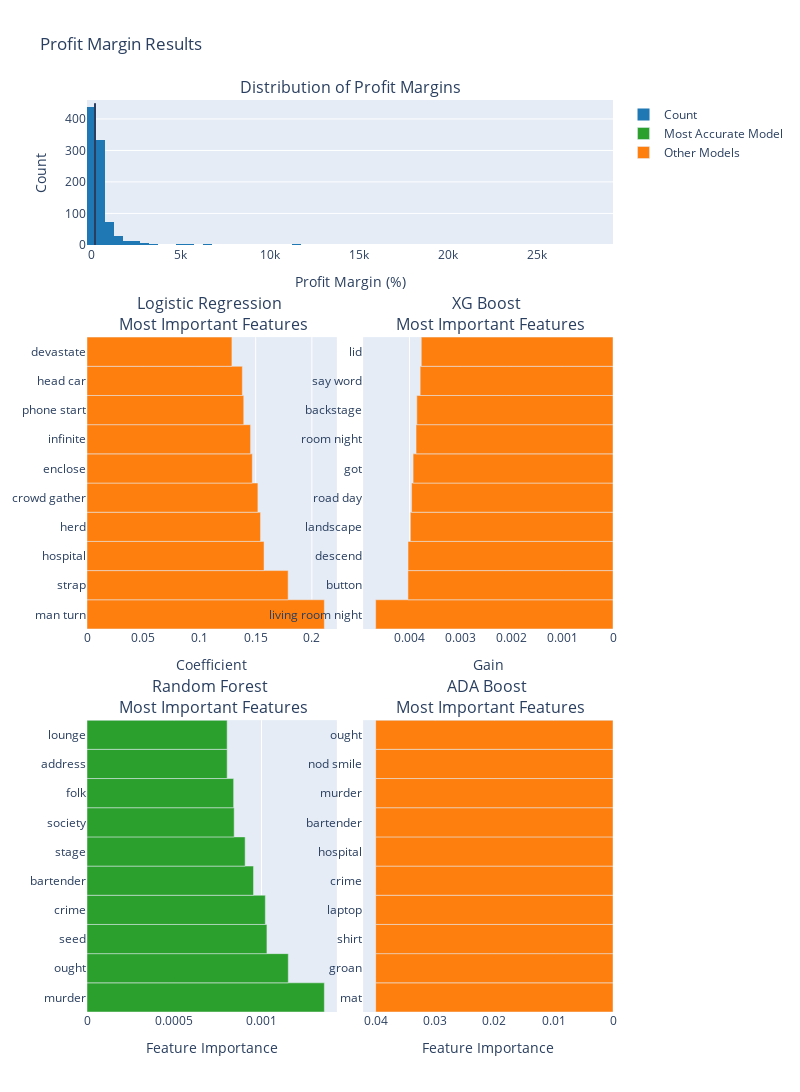

The code cell stored with this chart in its notebook:
### Code cell
# Create the subplots 
fig = make_subplots(rows=3, 
                    cols=2,
                    row_heights=[0.2, 0.4, 0.4],
                    specs=[[{"type": "xy", "colspan": 2}, None],
                           [{"type": "xy"}, {"type": "xy"}], 
                           [{"type": "xy"}, {"type": "xy"}]],
                    subplot_titles=['Distribution of Profit Margins', 
                                    "Logistic Regression <br> Most Important Features", 
                                    "XG Boost <br> Most Important Features", 
                                    "Random Forest <br> Most Important Features", 
                                    "ADA Boost <br> Most Important Features"], 
                    horizontal_spacing=0.05, 
                    vertical_spacing=0.1)

LR_CD = go.Bar(y=lr_t10['Coef'], 
               x=lr_t10['Value'], 
               name="Coefficient", 
               hovertemplate='%{y}<extra></extra>', 
               orientation='h', 
               marker_color='#FF7F0E', 
               showlegend=False)
XG_CD = go.Bar(y=xg_t10['Coef'], 
               x=xg_t10['Value'], 
               name='Gain', 
               hovertemplate='%{y}<extra></extra>', 
               orientation='h', 
               marker_color='#FF7F0E', 
               showlegend=False)
RF_CD = go.Bar(y=rf_t10['Coef'], 
               x=rf_t10['Value'], 
               name='Most Accurate Model', 
               hovertemplate='%{y}<extra></extra>', 
               orientation='h', 
               marker_color='#2CA02C')
ADA_CD = go.Bar(y=ada_t10['Coef'], 
               x=ada_t10['Value'], 
               name='Other Models', 
               hovertemplate='%{y}<extra></extra>', 
               orientation='h',
               marker_color='#FF7F0E')
imdb_CD = go.Histogram(x=y['Per_Profit'], 
                       name='Count', 
                       hovertemplate="%{y}<extra></extra>",
                       marker_color='#1F77B4')

# Add the graph objects
fig.add_trace(imdb_CD, row=1, col=1)
fig.add_shape(go.layout.Shape(type='line', xref='x', yref='y',
                        x0=200, y0=0, x1=200, y1=450),
                        row=1, col=1)
fig.add_trace(LR_CD, row=2, col=1)
fig.add_trace(XG_CD, row=2, col=2)
fig.append_trace(RF_CD, row=3, col=1)
fig.append_trace(ADA_CD, row=3, col=2)

fig['layout']['xaxis1'].update(title="Profit Margin (%)")
fig['layout']['xaxis3'].update(autorange='reversed')
fig['layout']['xaxis2'].update(title='Coefficient')
fig['layout']['xaxis3'].update(title='Gain')
fig['layout']['xaxis5'].update(autorange='reversed')
fig['layout']['xaxis4'].update(title='Feature Importance')
fig['layout']['xaxis5'].update(title='Feature Importance')

fig['layout']['yaxis1'].update(title='Count')


# Update the layout and show
fig.update_layout(height=1200, 
                  width=800,
                  title_text="Profit Margin Results")
fig.show()

# Loading onto cloud
#py.iplot(fig, filename="Profit")

### Figure 1 — Plotly figure (JSON) as saved in the notebook; plotly's stock layout.template omitted (floating-point values rounded to 4 significant figures; data arrays with more than 128 entries replaced by an {"elided": "..."} marker saying what was removed)
{"data": [{"hovertemplate": "%{y}<extra></extra>", "marker": {"color": "#1F77B4"}, "name": "Count", "type": "histogram", "x": {"elided": "922 float values"}, "xaxis": "x", "yaxis": "y"}, {"hovertemplate": "%{y}<extra></extra>", "marker": {"color": "#FF7F0E"}, "name": "Coefficient", "orientation": "h", "showlegend": false, "type": "bar", "x": [0.2111, 0.1789, 0.1574, 0.1543, 0.152, 0.147, 0.1455, 0.1394, 0.1381, 0.1289], "xaxis": "x2", "y": ["man turn", "strap", "hospital", "herd", "crowd gather", "enclose", "infinite", "phone start", "head car", "devastate"], "yaxis": "y2"}, {"hovertemplate": "%{y}<extra></extra>", "marker": {"color": "#FF7F0E"}, "name": "Gain", "orientation": "h", "showlegend": false, "type": "bar", "x": [0.004667, 0.004032, 0.00403, 0.003985, 0.00396, 0.003931, 0.003872, 0.003857, 0.003792, 0.003769], "xaxis": "x3", "y": ["living room night", "button", "descend", "landscape", "road day", "got", "room night", "backstage", "say word", "lid"], "yaxis": "y3"}, {"hovertemplate": "%{y}<extra></extra>", "marker": {"color": "#2CA02C"}, "name": "Most Accurate Model", "orientation": "h", "type": "bar", "x": [0.00136, 0.001153, 0.001031, 0.001022, 0.000954, 0.0009061, 0.0008433, 0.0008402, 0.0008032, 0.0008031], "xaxis": "x4", "y": ["murder", "ought", "seed", "crime", "bartender", "stage", "society", "folk", "address", "lounge"], "yaxis": "y4"}, {"hovertemplate": "%{y}<extra></extra>", "marker": {"color": "#FF7F0E"}, "name": "Other Models", "orientation": "h", "type": "bar", "x": [0.04, 0.04, 0.04, 0.04, 0.04, 0.04, 0.04, 0.04, 0.04, 0.04], "xaxis": "x5", "y": ["mat", "groan", "shirt", "laptop", "crime", "hospital", "bartender", "murder", "nod smile", "ought"], "yaxis": "y5"}], "layout": {"annotations": [{"font": {"size": 16}, "showarrow": false, "text": "Distribution of Profit Margins", "x": 0.5, "xanchor": "center", "xref": "paper", "y": 1, "yanchor": "bottom", "yref": "paper"}, {"font": {"size": 16}, "showarrow": false, "text": "Logistic Regression <br> Most Important Features", "x": 0.2375, "xanchor": "center", "xref": "paper", "y": 0.74, "yanchor": "bottom", "yref": "paper"}, {"font": {"size": 16}, "showarrow": false, "text": "XG Boost <br> Most Important Features", "x": 0.7625, "xanchor": "center", "xref": "paper", "y": 0.74, "yanchor": "bottom", "yref": "paper"}, {"font": {"size": 16}, "showarrow": false, "text": "Random Forest <br> Most Important Features", "x": 0.2375, "xanchor": "center", "xref": "paper", "y": 0.32, "yanchor": "bottom", "yref": "paper"}, {"font": {"size": 16}, "showarrow": false, "text": "ADA Boost <br> Most Important Features", "x": 0.7625, "xanchor": "center", "xref": "paper", "y": 0.32, "yanchor": "bottom", "yref": "paper"}], "height": 1200, "shapes": [{"type": "line", "x0": 200, "x1": 200, "xref": "x", "y0": 0, "y1": 450, "yref": "y"}], "title": {"text": "Profit Margin Results"}, "width": 800, "xaxis": {"anchor": "y", "domain": [0, 1], "title": {"text": "Profit Margin (%)"}}, "xaxis2": {"anchor": "y2", "domain": [0, 0.475], "title": {"text": "Coefficient"}}, "xaxis3": {"anchor": "y3", "autorange": "reversed", "domain": [0.525, 1], "title": {"text": "Gain"}}, "xaxis4": {"anchor": "y4", "domain": [0, 0.475], "title": {"text": "Feature Importance"}}, "xaxis5": {"anchor": "y5", "autorange": "reversed", "domain": [0.525, 1], "title": {"text": "Feature Importance"}}, "yaxis": {"anchor": "x", "domain": [0.84, 1], "title": {"text": "Count"}}, "yaxis2": {"anchor": "x2", "domain": [0.42, 0.74]}, "yaxis3": {"anchor": "x3", "domain": [0.42, 0.74]}, "yaxis4": {"anchor": "x4", "domain": [0, 0.32]}, "yaxis5": {"anchor": "x5", "domain": [0, 0.32]}}}
